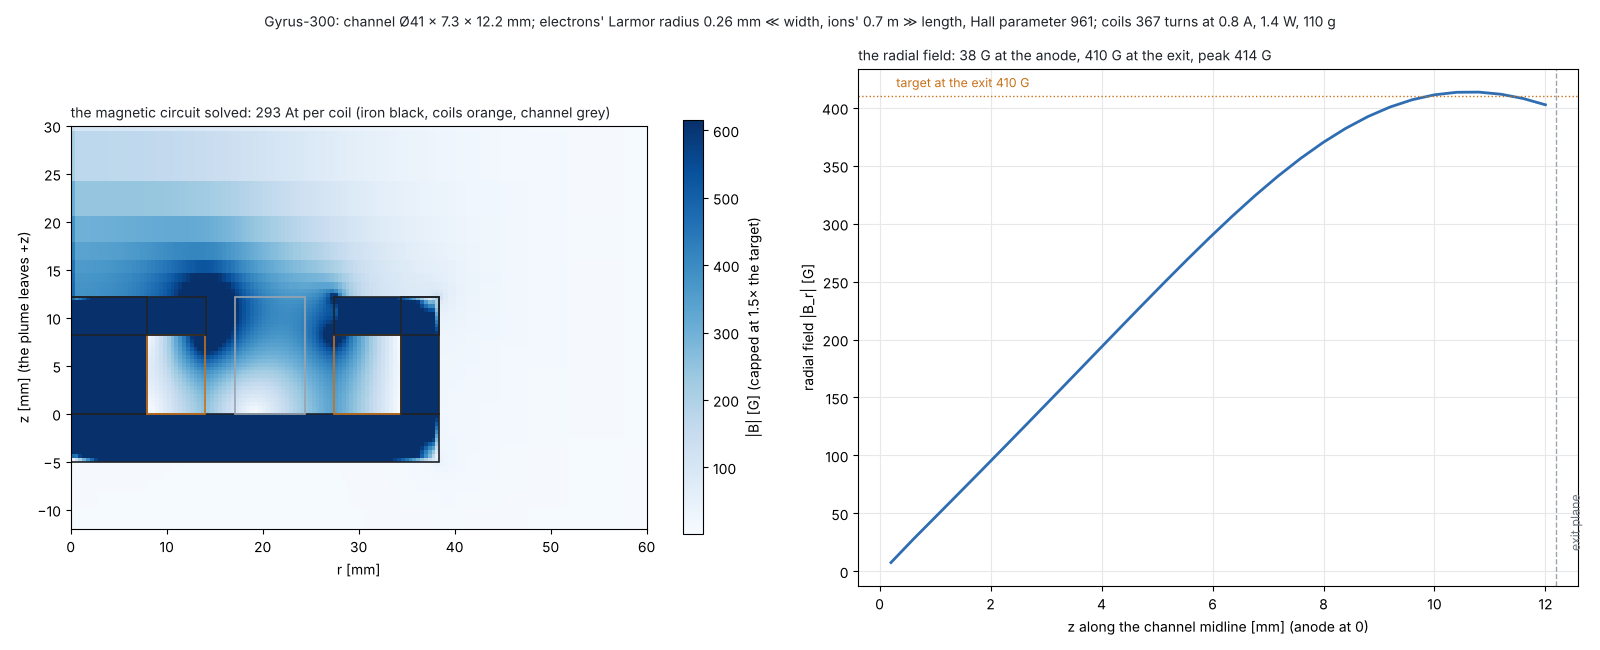

This chart was generated by the following Python code:
"""Gyrus in Fulgur (``docs/hall.md``, H1 + H3): the performance table (xenon and krypton, the two references for
scale), the magnetised checks, the magnetic circuit by reluctance and solved on FiPy, the field map and the
radial field along the channel.    python gyrus_fulgur.py [out.png]"""
from __future__ import annotations

import sys

import numpy as np

from vegeta.fulgur.hall import (BHT200, SPT100, CircuitSection, HallPoint, design_coils, magnetised, point_for_power,
                                reluctance_circuit, scale_channel, tune_ampere_turns)

from gyrus import Gyrus


def performance(p=None) -> list:
    p = p or {q.name: q.default for q in Gyrus.parameters}
    rows = []
    for name, pt in (("SPT-100 (ref: 83 mN, 1600 s)", HallPoint(SPT100["v_d"], SPT100["mdot_a"])),
                     ("BHT-200 (ref: 12.8 mN, 1390 s)", HallPoint(BHT200["v_d"], BHT200["mdot_a"])),
                     ("Gyrus-300 xenon", point_for_power(p["power"], p["v_d"])),
                     ("Gyrus-300 krypton", point_for_power(p["power"], p["v_d"], "krypton")),
                     ("Gyrus-300 xenon at 200 V", point_for_power(p["power"], 200.0)),
                     ("Gyrus-300 xenon at 350 V", point_for_power(p["power"], 350.0))):
        rows.append({"case": name, **pt.summary()})
    return rows


def circuit(p=None, lc_fine: float = 0.4e-3) -> dict:
    p = p or {q.name: q.default for q in Gyrus.parameters}
    sec = Gyrus.section(p)
    ch = sec.ch
    rc = reluctance_circuit(ch)
    sol = tune_ampere_turns(sec, ch.b_exit, rc["ampere_turns"], lc_fine=lc_fine)
    coils = design_coils(sol["ampere_turns"], inner_radius=(sec.core_r + sec.coil_in_w / 2), outer_radius=ch.r_out + sec.coil_out_w / 2)
    return {"channel": ch, "section": sec, "reluctance": rc, "solve": sol, "coils": coils, "magnetised": magnetised(ch, p["v_d"])}


def main(out="gyrus_fulgur.png"):
    import matplotlib
    matplotlib.use("Agg")
    import matplotlib.pyplot as plt
    INK, MUTED, BLUE, ORANGE, GREY = "#1f2328", "#6e7781", "#2f6db3", "#c8711a", "#9aa4ad"
    c = circuit()
    sol, ch, sec = c["solve"], c["channel"], c["section"]
    fig = plt.figure(figsize=(16, 6.5))
    ax = fig.add_subplot(1, 2, 1)
    B = (np.hypot(sol["B_r"], sol["B_z"]) * 1e4).reshape(sol["shape"])
    sc = ax.pcolormesh(sol["r_edges"] * 1e3, sol["z_edges"] * 1e3, np.minimum(B, 1.5 * ch.b_exit * 1e4), cmap="Blues", shading="flat")
    fig.colorbar(sc, ax=ax, shrink=0.8, label="|B| [G] (capped at 1.5× the target)")
    for name, r1, r2, z1, z2, kind in sec.regions():
        col = {"iron": INK, "coil": ORANGE, "channel": GREY}[kind]
        ax.add_patch(plt.Rectangle((r1 * 1e3, z1 * 1e3), (r2 - r1) * 1e3, (z2 - z1) * 1e3, fill=False, ec=col, lw=1.2))
    ax.set_xlim(0, 60); ax.set_ylim(-12, 30); ax.set_aspect("equal")
    ax.set_xlabel("r [mm]"); ax.set_ylabel("z [mm] (the plume leaves +z)")
    ax.set_title(f"the magnetic circuit solved: {sol['ampere_turns']:.0f} At per coil (iron black, coils orange, channel grey)", loc="left", fontsize=10, color=INK)
    ax = fig.add_subplot(1, 2, 2)
    ax.plot(sol["z_line"] * 1e3, np.abs(sol["B_r_line"]) * 1e4, color=BLUE, lw=2)
    ax.axhline(ch.b_exit * 1e4, color=ORANGE, ls=":", lw=1); ax.text(0.3, ch.b_exit * 1e4 + 8, f"target at the exit {ch.b_exit*1e4:.0f} G", color=ORANGE, fontsize=9)
    ax.axvline(ch.L * 1e3, color=GREY, ls="--", lw=1); ax.text(ch.L * 1e3 + 0.2, 20, "exit plane", color=MUTED, fontsize=9, rotation=90)
    ax.set_xlabel("z along the channel midline [mm] (anode at 0)"); ax.set_ylabel("radial field |B_r| [G]")
    ax.set_title(f"the radial field: {sol['B_r_anode']*1e4:.0f} G at the anode, {sol['B_r_exit']*1e4:.0f} G at the exit, peak {np.abs(sol['B_r_line']).max()*1e4:.0f} G", loc="left", fontsize=10, color=INK)
    ax.grid(color="#e6e8eb")
    m = c["magnetised"]
    fig.suptitle(f"Gyrus-300: channel Ø{ch.d*1e3:.0f} × {ch.h*1e3:.1f} × {ch.L*1e3:.1f} mm; electrons' Larmor radius {m['r_larmor_e_mm']:.2f} mm ≪ width, ions' {m['r_larmor_i_mm']/1e3:.1f} m ≫ length, Hall parameter {m['hall_parameter']:.0f}; "
                 f"coils {c['coils']['inner'].turns} turns at {c['coils']['inner'].current:g} A, {c['coils']['power_W']:.1f} W, {c['coils']['mass_kg']*1e3:.0f} g", color=INK, fontsize=10)
    fig.tight_layout()
    fig.savefig(out, dpi=100)
    return out, c


if __name__ == "__main__":
    for row in performance():
        print(f"{row['case']:34s} {row['power_W']:6.0f} W  {row['mdot_a_mg_s']:.2f} mg/s  {row['I_d']:.2f} A  {row['thrust_mN']:5.1f} mN  {row['isp_s']:5.0f} s  eta {row['efficiency']:.2f}  {row['mN_per_kW']:.0f} mN/kW")
    out, c = main(*sys.argv[1:2])
    print("reluctance At", round(c["reluctance"]["ampere_turns"]), "solved At", round(c["solve"]["ampere_turns"]), "B exit/anode G", round(c["solve"]["B_r_exit"]*1e4), round(c["solve"]["B_r_anode"]*1e4))
    print(out)
